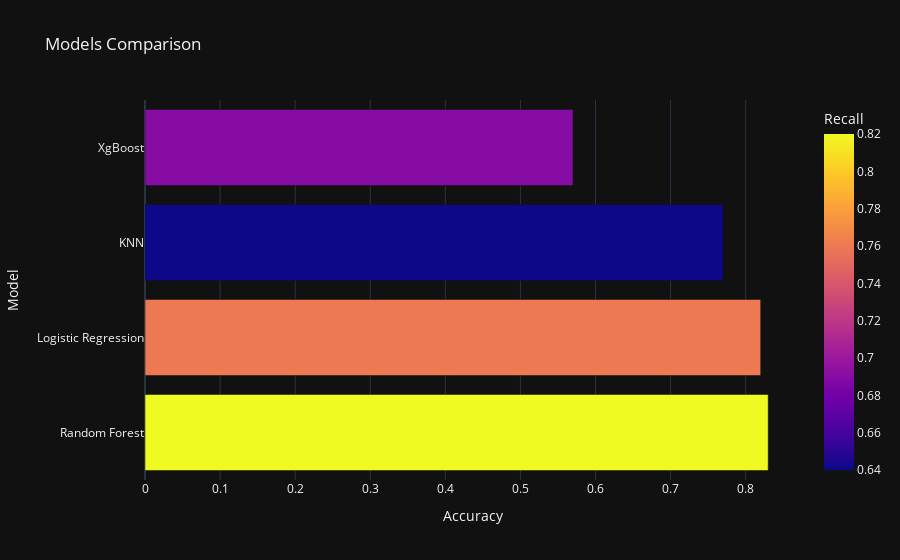

Notebook cell for this chart:
### Code cell
import plotly.express as px
px.bar(data_frame = round(models.sort_values(by = 'Accuracy', ascending = False),2), x = 'Accuracy', y = 'Model', color = 'Recall', template = 'plotly_dark', 
       title = 'Models Comparison')

### Figure 1 — Plotly figure (JSON) as saved in the notebook; plotly's stock layout.template omitted (floating-point values rounded to 4 significant figures)
{"data": [{"alignmentgroup": "True", "hovertemplate": "Accuracy=%{x}<br>Model=%{y}<br>Recall=%{marker.color}<extra></extra>", "legendgroup": "", "marker": {"color": [0.82, 0.76, 0.64, 0.69], "coloraxis": "coloraxis", "pattern": {"shape": ""}}, "name": "", "offsetgroup": "", "orientation": "h", "showlegend": false, "textposition": "auto", "type": "bar", "x": [0.83, 0.82, 0.77, 0.57], "xaxis": "x", "y": ["Random Forest", "Logistic Regression", "KNN", "XgBoost"], "yaxis": "y"}], "layout": {"barmode": "relative", "coloraxis": {"colorbar": {"title": {"text": "Recall"}}, "colorscale": [[0, "#0d0887"], [0.1111, "#46039f"], [0.2222, "#7201a8"], [0.3333, "#9c179e"], [0.4444, "#bd3786"], [0.5556, "#d8576b"], [0.6667, "#ed7953"], [0.7778, "#fb9f3a"], [0.8889, "#fdca26"], [1, "#f0f921"]]}, "legend": {"tracegroupgap": 0}, "title": {"text": "Models Comparison"}, "xaxis": {"anchor": "y", "domain": [0, 1], "title": {"text": "Accuracy"}}, "yaxis": {"anchor": "x", "domain": [0, 1], "title": {"text": "Model"}}}}
